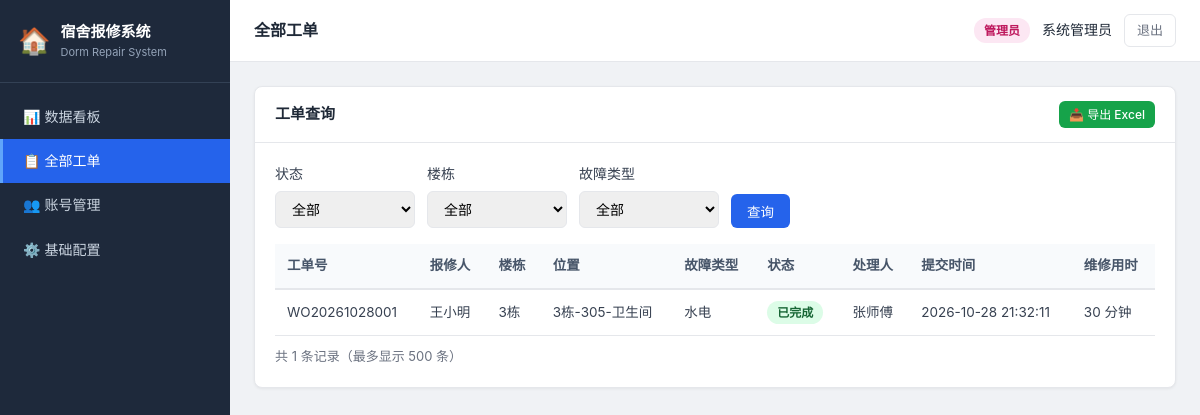
Page /admin/orders (signed in) on the committed database.
### tables this page shows
CREATE TABLE work_orders (
        id INTEGER PRIMARY KEY AUTOINCREMENT,
        work_order_no TEXT UNIQUE NOT NULL,
        reporter_id INTEGER NOT NULL,
        reporter_name TEXT NOT NULL,
        location TEXT NOT NULL,
        building TEXT NOT NULL,
        fault_type TEXT NOT NULL,
        description TEXT NOT NULL,
        status TEXT NOT NULL DEFAULT 'pending',
        handler_id INTEGER,
        handler_name TEXT,
        repair_content TEXT,
        parts_replaced TEXT,
        duration_min INTEGER,
        created_at TEXT NOT NULL,
        accepted_at TEXT,
        repair_started_at TEXT,
        completed_at TEXT,
        confirmed_at TEXT,
        cancelled_at TEXT,
        FOREIGN KEY (reporter_id) REFERENCES users(id),
        FOREIGN KEY (handler_id) REFERENCES users(id)
    );

### app.py (the view)
@app.route('/admin/orders')
@login_required
@role_required('admin')
def admin_orders():
    status = request.args.get('status', '')
    building = request.args.get('building', '')
    fault_type = request.args.get('fault_type', '')
    conn = get_conn()
    sql = "SELECT * FROM work_orders WHERE 1=1"
    params = []
    if status:
        sql += " AND status=?"
        params.append(status)
    if building:
        sql += " AND building=?"
        params.append(building)
    if fault_type:
        sql += " AND fault_type=?"
        params.append(fault_type)
    sql += " ORDER BY created_at DESC LIMIT 500"
    orders = conn.execute(sql, params).fetchall()
    buildings = [r['name'] for r in conn.execute("SELECT name FROM buildings ORDER BY name").fetchall()]
    conn.close()
    return render_template('admin/orders.html', orders=orders, buildings=buildings,
                           fault_types=FAULT_TYPES, status=status, building=building, fault_type=fault_type)

### app.py (called while the page is built)
def login_required(f):
    @wraps(f)
    def wrap(*args, **kwargs):
        if 'user_id' not in session:
            return redirect(url_for('login'))
        return f(*args, **kwargs)
    return wrap

def role_required(*roles):
    def decorator(f):
        @wraps(f)
        def wrap(*args, **kwargs):
            if session.get('role') not in roles:
                abort(403)
            return f(*args, **kwargs)
        return wrap
    return decorator

### db.py (called while the page is built)
def get_conn():
    conn = sqlite3.connect(DB_PATH)
    conn.row_factory = sqlite3.Row
    conn.execute("PRAGMA foreign_keys = ON")
    return conn

### templates/admin/orders.html (shortened to what this page needs)
{% extends "base.html" %}
{% block page_title %}全部工单{% endblock %}
{% block content %}
<div class="card">
  <div class="card-header">
    <span>工单查询</span>
    <a href="{{ url_for('admin_export_orders', status=status, building=building, fault_type=fault_type) }}" class="btn btn-success btn-sm">📥 导出 Excel</a>
  </div>
  <div class="card-body">
    <form method="get" class="filter-bar">
      <div class="form-group">
        <label>状态</label>
        <select name="status" class="form-control">
          <option value="">全部</option>
        </select>
      </div>
      <div class="form-group">
        <label>楼栋</label>
        <select name="building" class="form-control">
          <option value="">全部</option>
        </select>
      </div>
      <div class="form-group">
        <label>故障类型</label>
        <select name="fault_type" class="form-control">
          <option value="">全部</option>
        </select>
      </div>
      <button type="submit" class="btn btn-primary">查询</button>
    </form>
    {% if orders %}
    <div class="table-wrap">
      <table class="data-table">
        <thead>
          <tr><th>工单号</th><th>报修人</th><th>楼栋</th><th>位置</th><th>故障类型</th><th>状态</th><th>处理人</th><th>提交时间</th><th>维修用时</th></tr>
        </thead>
        <tbody>
          {% for o in orders %}
          <tr>
            <td>{{ o.work_order_no }}</td>
            <td>{{ o.reporter_name }}</td>
            <td>{{ o.building }}</td>
            <td>{{ o.location }}</td>
            <td>{{ o.fault_type }}</td>
            <td><span class="status status-{{ o.status }}">
              {{ {'pending':'待接单','accepted':'已接单','repairing':'维修中','waiting_confirm':'待验收','completed':'已完成','cancelled':'已取消'}[o.status] }}
            </span></td>
            <td>{{ o.handler_name or '-' }}</td>
            <td>{{ o.created_at }}</td>
            <td>{{ o.duration_min ~ ' 分钟' if o.duration_min else '-' }}</td>
          </tr>
          {% endfor %}
        </tbody>
      </table>
    </div>
    <p style="margin-top:10px;color:var(--text-muted);font-size:13px;">共 {{ orders|length }} 条记录（最多显示 500 条）</p>
    {% else %}
    <div class="empty"><div class="icon">📋</div>暂无工单</div>
    {% endif %}
  </div>
</div>
{% endblock %}

### static/css/style.css (style rules this page uses)
:root { --primary: #2563eb; --primary-dark: #1d4ed8; --primary-light: #dbeafe; --bg: #f0f2f5; --surface: #ffffff; --border: #e5e7eb; --text: #1f2937; --text-muted: #6b7280; --success: #16a34a; --warning: #d97706; --danger: #dc2626; --radius: 8px; --sidebar-w: 230px; }
* { box-sizing: border-box; margin: 0; padding: 0; }
body { font-family: -apple-system, BlinkMacSystemFont, "Segoe UI", "PingFang SC", "Microsoft YaHei", sans-serif; background: var(--bg); color: var(--text); font-size: 14px; line-height: 1.6; }
.card { background: var(--surface); border-radius: var(--radius); box-shadow: 0 1px 3px rgba(0,0,0,.06); border: 1px solid var(--border); margin-bottom: 20px; }
.card-header { padding: 14px 20px; border-bottom: 1px solid var(--border); font-weight: 600; font-size: 15px; display: flex; justify-content: space-between; align-items: center; }
.card-body { padding: 20px; }
.table-wrap { overflow-x: auto; }
table.data-table { width: 100%; border-collapse: collapse; font-size: 13.5px; }
table.data-table th { background: #f8fafc; color: #475569; font-weight: 600; padding: 11px 12px; text-align: left; border-bottom: 2px solid var(--border); white-space: nowrap; }
table.data-table td { padding: 11px 12px; border-bottom: 1px solid var(--border); color: #374151; }
.status { display: inline-block; padding: 2px 10px; border-radius: 12px; font-size: 12px; font-weight: 600; }
.status-completed { background: #dcfce7; color: #166534; }
.btn { display: inline-block; padding: 7px 16px; border-radius: 6px; border: none; font-size: 13.5px; cursor: pointer; text-decoration: none; font-weight: 500; transition: all .15s; }
.btn-primary { background: var(--primary); color: #fff; }
.btn-success { background: var(--success); color: #fff; }
.btn-sm { padding: 4px 10px; font-size: 12px; }
.form-group { margin-bottom: 16px; }
.form-group label { display: block; margin-bottom: 6px; font-weight: 500; color: #374151; }
.form-control { width: 100%; padding: 8px 12px; border: 1px solid var(--border); border-radius: 6px; font-size: 14px; font-family: inherit; transition: border-color .15s; }
.filter-bar { display: flex; flex-wrap: wrap; gap: 12px; align-items: flex-end; margin-bottom: 16px; }
.filter-bar .form-group { margin-bottom: 0; }
.filter-bar select { min-width: 140px; }

### rows in the picture
work_orders: work_order_no "WO20261028001", reporter_name "王小明", building "3栋", location "3栋-305-卫生间", fault_type "水电", status "已完成", handler_name "张师傅", created_at "2026-10-28 21:32:11", duration_min "30 分钟"

### other values in the picture
{{ session.name }} "系统管理员"
{{ orders|length }} "1"
